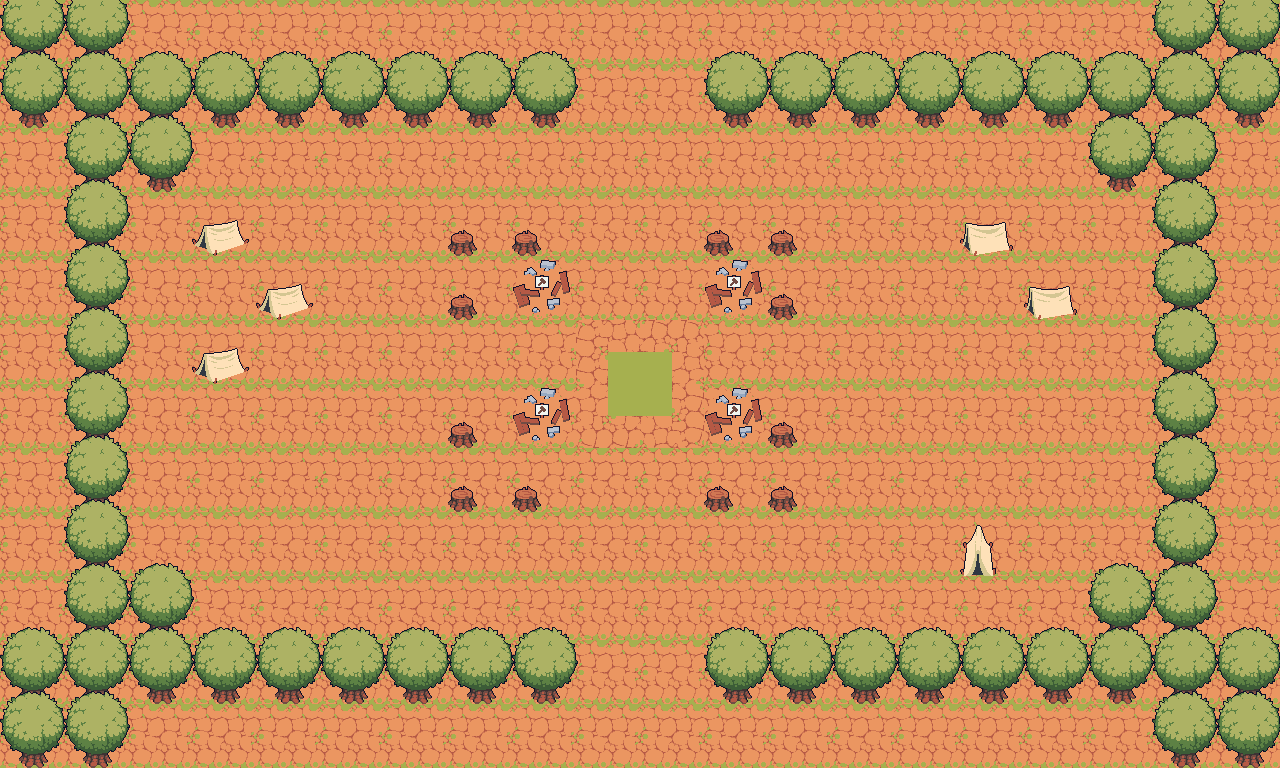

The image is a tile-based game level rendered from a .tmx file. Its description and source (layers, tilesets, objects; grid data summarised) follow:
An orthogonal 20x12 tile map with 64x64 px tiles, 5 tile layers (Ground, Grass, Decor, PlaceForTower, ...), 5 tilesets and 18 objects.

<map version="1.10" tiledversion="1.11.2" orientation="orthogonal" renderorder="right-down" width="20" height="12" tilewidth="64" tileheight="64" infinite="0" nextlayerid="7" nextobjectid="21">
 <editorsettings>
  <export target="room3.lua" format="lua" />
 </editorsettings>
 <tileset firstgid="1" name="FieldstilesetTest" tilewidth="64" tileheight="64" tilecount="16" columns="4">
  <image source="craftpix-free-fields-tileset/1 Tiles/FieldsTileset.png" width="256" height="256" />
 </tileset>
 <tileset firstgid="17" name="Grass" tilewidth="32" tileheight="32" tilecount="1" columns="0">
  <grid orientation="orthogonal" width="1" height="1" />
  <tile id="0">
   <image source="craftpix-free-fields-tileset/1 Tiles/FieldsTile_38.png" width="32" height="32" />
  </tile>
 </tileset>
 <tileset firstgid="18" name="Decor" tilewidth="66" tileheight="77" tilecount="22" columns="0">
  <grid orientation="orthogonal" width="1" height="1" />
  <tile id="0">
   <image source="craftpix-free-fields-tileset/2 Objects/7 Decor/Box1.png" width="17" height="16" />
  </tile>
  <tile id="1">
   <image source="craftpix-free-fields-tileset/2 Objects/7 Decor/Box2.png" width="18" height="18" />
  </tile>
  <tile id="2">
   <image source="craftpix-free-fields-tileset/2 Objects/7 Decor/Box3.png" width="19" height="18" />
  </tile>
  <tile id="3">
   <image source="craftpix-free-fields-tileset/2 Objects/7 Decor/Box4.png" width="14" height="16" />
  </tile>
  <tile id="4">
   <image source="craftpix-free-fields-tileset/2 Objects/7 Decor/Dirt1.png" width="10" height="10" />
  </tile>
  <tile id="5">
   <image source="craftpix-free-fields-tileset/2 Objects/7 Decor/Dirt2.png" width="16" height="14" />
  </tile>
  <tile id="6">
   <image source="craftpix-free-fields-tileset/2 Objects/7 Decor/Dirt3.png" width="8" height="9" />
  </tile>
  <tile id="7">
   <image source="craftpix-free-fields-tileset/2 Objects/7 Decor/Dirt4.png" width="9" height="6" />
  </tile>
  <tile id="8">
   <image source="craftpix-free-fields-tileset/2 Objects/7 Decor/Dirt5.png" width="8" height="7" />
  </tile>
  <tile id="9">
   <image source="craftpix-free-fields-tileset/2 Objects/7 Decor/Dirt6.png" width="15" height="14" />
  </tile>
  <tile id="10">
   <image source="craftpix-free-fields-tileset/2 Objects/7 Decor/Lamp1.png" width="20" height="35" />
  </tile>
  <tile id="11">
   <image source="craftpix-free-fields-tileset/2 Objects/7 Decor/Lamp2.png" width="11" height="35" />
  </tile>
  <tile id="12">
   <image source="craftpix-free-fields-tileset/2 Objects/7 Decor/Lamp3.png" width="13" height="35" />
  </tile>
  <tile id="13">
   <image source="craftpix-free-fields-tileset/2 Objects/7 Decor/Lamp4.png" width="27" height="17" />
  </tile>
  <tile id="14">
   <image source="craftpix-free-fields-tileset/2 Objects/7 Decor/Lamp5.png" width="19" height="14" />
  </tile>
  <tile id="15">
   <image source="craftpix-free-fields-tileset/2 Objects/7 Decor/Lamp6.png" width="16" height="22" />
  </tile>
  <tile id="16">
   <image source="craftpix-free-fields-tileset/2 Objects/7 Decor/Log1.png" width="34" height="21" />
  </tile>
  <tile id="17">
   <image source="craftpix-free-fields-tileset/2 Objects/7 Decor/Log2.png" width="33" height="32" />
  </tile>
  <tile id="18">
   <image source="craftpix-free-fields-tileset/2 Objects/7 Decor/Log3.png" width="45" height="14" />
  </tile>
  <tile id="19">
   <image source="craftpix-free-fields-tileset/2 Objects/7 Decor/Log4.png" width="11" height="33" />
  </tile>
  <tile id="20">
   <image source="craftpix-free-fields-tileset/2 Objects/7 Decor/Tree1.png" width="66" height="77" />
  </tile>
  <tile id="21">
   <image source="craftpix-free-fields-tileset/2 Objects/7 Decor/Tree2.png" width="29" height="26" />
  </tile>
 </tileset>
 <tileset firstgid="40" name="PlaceForTower" tilewidth="63" tileheight="64" tilecount="2" columns="0">
  <grid orientation="orthogonal" width="1" height="1" />
  <tile id="0">
   <image source="craftpix-free-fields-tileset/2 Objects/PlaceForTower1.png" width="62" height="61" />
  </tile>
  <tile id="1">
   <image source="craftpix-free-fields-tileset/2 Objects/PlaceForTower2.png" width="63" height="64" />
  </tile>
 </tileset>
 <tileset firstgid="42" name="Camp" tilewidth="57" tileheight="51" tilecount="6" columns="0">
  <grid orientation="orthogonal" width="1" height="1" />
  <tile id="0">
   <image source="craftpix-free-fields-tileset/2 Objects/8 Camp/1.png" width="57" height="36" />
  </tile>
  <tile id="1">
   <image source="craftpix-free-fields-tileset/2 Objects/8 Camp/2.png" width="36" height="51" />
  </tile>
  <tile id="2">
   <image source="craftpix-free-fields-tileset/2 Objects/8 Camp/3.png" width="53" height="34" />
  </tile>
  <tile id="3">
   <image source="craftpix-free-fields-tileset/2 Objects/8 Camp/4.png" width="56" height="38" />
  </tile>
  <tile id="4">
   <image source="craftpix-free-fields-tileset/2 Objects/8 Camp/5.png" width="22" height="14" />
  </tile>
  <tile id="5">
   <image source="craftpix-free-fields-tileset/2 Objects/8 Camp/6.png" width="22" height="13" />
  </tile>
 </tileset>
 <objectgroup id="6" name="Walls">
  <object id="1" x="1152" y="0" width="128" height="128" />
  <object id="2" x="1152" y="640" width="128" height="128" />
  <object id="3" x="0" y="640" width="128" height="128" />
  <object id="4" x="0" y="0" width="128" height="128" />
  <object id="5" x="128" y="128" width="64" height="64" />
  <object id="7" x="128" y="576" width="64" height="64" />
  <object id="8" x="1088" y="576" width="64" height="64" />
  <object id="9" x="704" y="640" width="448" height="64" />
  <object id="10" x="128" y="640" width="448" height="64" />
  <object id="11" x="128" y="64" width="448" height="64" />
  <object id="12" x="704" y="64" width="448" height="64" />
  <object id="13" x="1088" y="128" width="64" height="64" />
  <object id="14" x="1152" y="128" width="64" height="512" />
  <object id="16" x="64" y="128" width="64" height="512" />
  <object id="17" x="704" y="256" width="64" height="64" />
  <object id="18" x="704" y="384" width="64" height="64" />
  <object id="19" x="512" y="384" width="64" height="64" />
  <object id="20" x="512" y="256" width="64" height="64" />
 </objectgroup>
 <layer id="2" name="Ground" width="20" height="12">
  <data>[240 cells, 9 non-empty, 7 distinct tile ids]</data>
 </layer>
 <layer id="3" name="Grass" width="20" height="12">
  <data>[240 cells, 240 non-empty, 2 distinct tile ids]</data>
 </layer>
 <layer id="1" name="Decor" width="20" height="12">
  <data>[240 cells, 64 non-empty, 1 distinct tile ids]</data>
 </layer>
 <layer id="4" name="PlaceForTower" width="20" height="12">
  <data>[240 cells, 16 non-empty, 2 distinct tile ids]</data>
 </layer>
 <layer id="5" name="Camp" width="20" height="12">
  <data>[240 cells, 6 non-empty, 3 distinct tile ids]</data>
 </layer>
</map>
